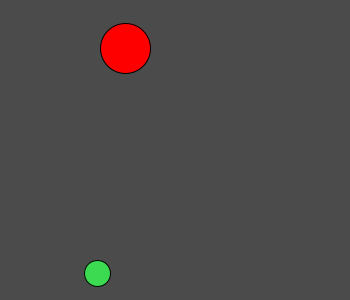
Frame 1 (no input)
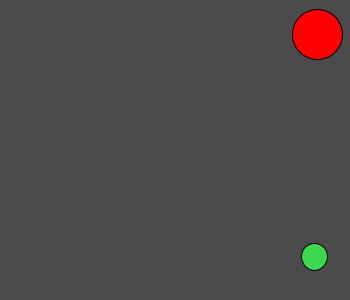
Frame 60 (the mouse pressed at the canvas centre just before this capture)
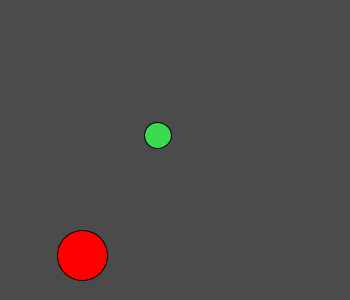
Frame 120 (the mouse held since frame 60 and released just before this capture)

The Processing sketch that drew these frames (run headless with seeded random() and noise(); from frame 60 on, the mouse is pressed at the canvas centre):

// Processing sketch: pelotas_locas
// ── pelotas_locas.pde
pelotaLoca b1;
pelotaLoca b2;

void setup(){
  size(350, 300);
  b1 = new pelotaLoca();
  b2 = new pelotaLoca(25, color(255, 0, 0));
}

void draw(){
  background(75);
  b1.dibujar();
  b2.dibujar();
  b1.mover();
  b2.mover();
  b1.colisionar(b1, b2);
}
// ── pelotaLoca.pde
class pelotaLoca{
  float h, k, r;
  color relleno;
  float vX, vY;
  
  pelotaLoca(){
    r = random(10, 15);
    h = random(r, width - r);
    k = random(r, height - r);
    relleno = color(random(255), random(255), random(255));
    vX = random(3, 5);
    vY = random(3, 5);
  }
  
  pelotaLoca(float Radio, color Color){
    r = Radio;
    h = random(r, width - r);
    k = random(r, height - r);
    relleno = Color;
    vX = random(3, 5);
    vY = random(3, 5);
  }
  
  void dibujar(){
    fill(relleno);
    ellipse(h, k, 2 * r, 2 * r);
  }
  
  void mover(){
    h += vX;
    k += vY;
    
    if (h < r || h > width - r){
      vX *= -1;
    }
    
    if (k < r || k > height - r){
      vY *= -1;
    }
  }
  
  void colisionar(pelotaLoca P1, pelotaLoca P2){
    float vXP1 = P1.vX;
    float vYP1 = P1.vY;
    float vXP2 = P2.vX;
    float vYP2 = P2.vY;
    
    if (dist(P1.h, P1.k, P2.h, P2.k) < P1.r + P2.r){
      P1.vX = vXP2;
      P1.vY = vYP2;
      P2.vX = vXP1;
      P2.vY = vYP1;
    }
  }
}
